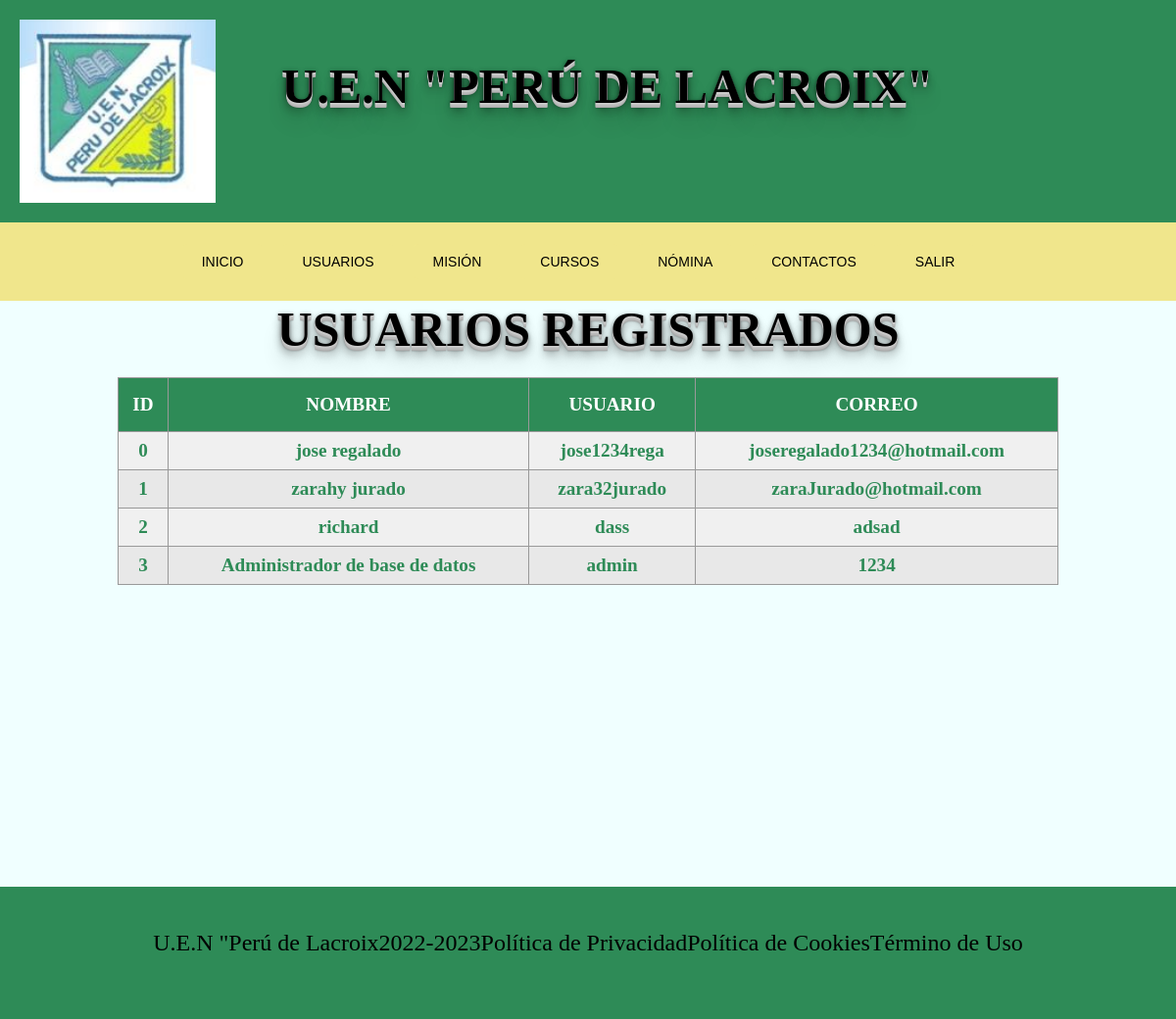
The page /plantilla2.php?pagina=usuarios (signed in) on the database its author committed.
### tables this page shows
CREATE TABLE `registro_usuario` (
  `nombre` text NOT NULL,
  `correo` text NOT NULL,
  `usuario` text NOT NULL,
  `password` text NOT NULL,
  `id` int(11) NOT NULL,
  `fecha` timestamp NOT NULL DEFAULT current_timestamp(),
  `priv_user` int(11) NOT NULL
);

### Controlador/RegistroControlador.php (called while the page is built, shortened)
<?php
class ControladorUsuario{
    static public function ctrSeleccionarRegistros($item, $valor)
    {
        $tabla = "registro_usuario";
        $respuesta = Registro_login::mdlSeleccionarRegistros($tabla, $item, $valor);
        return $respuesta;
    }
}

### Modelo/ConexionBD.php (called while the page is built)
<?php
class Conexion{
    static public function conectar(){
        $bd = new PDO("mysql:host=localhost;dbname=pdl_bd","root","");
        $bd -> exec("set names utf8");
        return $bd;
    }
}

### Modelo/Register_login.controlador.php (called while the page is built, shortened)
<?php
    require_once "ConexionBD.php";
class Registro_login{
    static public function mdlSeleccionarRegistros($tabla, $item, $valor){
        if($item == null && $valor == null){
            $stmt = Conexion::conectar()->prepare("SELECT *,DATE_FORMAT(fecha, '%m/%Y') AS fecha FROM $tabla ORDER BY id DESC");
            $stmt->execute();
            return $stmt->fetchAll();
        }else{
                $stmt = Conexion::conectar()->prepare("SELECT *,DATE_FORMAT(fecha, '%m/%Y') AS fecha FROM $tabla WHERE
                $item= :$item ORDER BY id DESC");
                $stmt->bindParam(":".$item,$valor, PDO::PARAM_STR);
                $stmt->execute();
                return $stmt->fetch();
        }
    }
}

### Vista/Paginas/usuarios.php (the view)
<?php
	$usuario = ControladorUsuario::ctrSeleccionarRegistros(null, null);
?>
<body style="margin:0; padding: 0;">
	<h1 style="text-align: center;">USUARIOS REGISTRADOS</h1>
	<table>
		<thead>
			<tr>
				<th colspan="1">ID</th>
				<th colspan="1">NOMBRE</th>
				<th colspan="1">USUARIO</th>
				<th colspan="1">CORREO</th>
			</tr>
		</thead>
		<tbody>
			<?php foreach ($usuario as $key => $value):?>
				<tr>
					<td><span class="numero"><?php echo ($key);?></span</td>
					<td><span class="numero"><?php echo $value["nombre"];?></span</td>
					<td><span class="numero"><?php echo $value["usuario"]; ?></span></td>
					<td><span class="numero"><?php echo $value["correo"] ?></span></td>
				</tr>
			<?php endforeach?>
		</tbody>
	</table>

### Plantilla2.php (shortened to what this page needs)
<?php
    require_once "Controlador/RegistroControlador.php";
    require_once "Modelo/Register_login.controlador.php";
?>
<!DOCTYPE html>
<html lang="en">
<head>
    <link rel="stylesheet" href="Recursos/css/css_estilo1.css">
</head>
<body>
<section class="header">
  <img src="Recursos/img/Logo Peru de Lacroix.png" alt="U.E.N Perú de Lacroix" id="miLogo">
  <h1>U.E.N "PERÚ DE LACROIX"</h1>
</section>
        <nav>
            <ul>
<?php if (isset($_GET["pagina"])): ?>
        <?php if($_GET["pagina"]=="inicio"): ?>
            <li ><a id="active" href="plantilla2.php?pagina=inicio">INICIO</a></li>
            <?php else: ?>
                <li  class="nav-item"><a id="active" class="nav-link" href="plantilla2.php?pagina=inicio">INICIO</a></li>
        <?php endif ?>
        <?php if($_GET["pagina"]=="usuarios"): ?>
            <li ><a id="active" href="plantilla2.php?pagina=usuarios">USUARIOS</a></li>
            <?php else: ?>
                <li  class="nav-item"><a id="active" class="nav-link" href="plantilla2.php?pagina=usuarios">USUARIOS</a></li>
        <?php endif ?>
        <?php if($_GET["pagina"]=="mision"): ?>
            <li class="nav-item"><a class="nav-link active" href="plantilla2.php?pagina=mision">MISIÓN</a></li>
        <?php else: ?>
            <li class="nav-item"><a class="nav-link" href="plantilla2.php?pagina=mision">MISIÓN</a></li>
        <?php endif ?>
        <?php if($_GET["pagina"]=="cursos"): ?>
            <li class="nav-item"><a class="nav-link active" href="plantilla2.php?pagina=cursos">CURSOS</a></li>
            <?php else: ?>
                <li class="nav-item"><a class="nav-link" href="plantilla2.php?pagina=cursos">CURSOS</a></li>
        <?php endif ?>
        <?php if($_GET["pagina"]=="ficha inscripcion"): ?>
        <li class="nav-item"><a class="nav-link active" href="plantilla2.php?pagina=nomina">NÓMINA</a></li>
            <?php else: ?>
                <li class="nav-item"><a class="nav-link" href="plantilla2.php?pagina=nomina">NÓMINA</a></li>
        <?php endif ?>
        <?php if($_GET["pagina"]=="contactos"): ?>
        <li class="nav-item"><a class="nav-link active" href="plantilla2.php?pagina=contactos">CONTACTOS</a></li>
            <?php else: ?>
                <li class="nav-item"><a class="nav-link" href="plantilla2.php?pagina=contactos">CONTACTOS</a></li>
        <?php endif ?>
        <?php if($_GET["pagina"]=="salir"): ?>
        <li class="nav-item"><a class="nav-link active" href="plantilla2.php?pagina=salir">SALIR</a></li>
            <?php else: ?>
                <li class="nav-item"><a class="nav-link" href="plantilla2.php?pagina=salir">SALIR</a></li>
        <?php endif ?>
<?php endif ?>
            </ul>
        </nav>
<?php
    if(isset($_GET["pagina"])){
        if($_GET["pagina"]=="inicio" ||
        $_GET["pagina"]=="usuarios" ||
        $_GET["pagina"]=="mision" ||
        $_GET["pagina"]=="cursos" ||
        $_GET["pagina"]=="nomina" ||
        $_GET["pagina"]=="ficha inscripcion" ||
        $_GET["pagina"]=="ficha inscripcion_actualizar" ||
        $_GET["pagina"]=="contactos" ||
        $_GET["pagina"]=="eliminar"||
        $_GET["pagina"]=="salir"){
            include "Vista/Paginas/".$_GET["pagina"].".php";
        }
        else{
            include "Vista/Paginas/error404.php";
        }
    }
?>
<section id="footer">
  <p>U.E.N "Perú de Lacroix</p>
  <p>2022-2023</p>
  <p>Política de Privacidad</p>
  <p>Política de Cookies</p>
  <p>Término de Uso</p>
</section>
</body>
</html>

### Recursos/css/css_estilo1.css (style rules this page uses)
* { margin: 0px; padding: 0px; }
html, body { width: 100%; background-color: #F0FFFF; display: flex; flex-direction: column; height: 100%; margin: 0; padding-bottom: 20%; }
.header { position: relative; background-color: #2E8B57; text-align: center; display: flex; justify-content: center; }
.header h1 { position: relative; width: 100%; height: 200px; text-align: center; padding-bottom: 5px; display: flex; justify-content: center; right: 7.5%; top: 21% }
.header #miLogo { width: 100%; max-width: 200px; height: auto; margin: 20px 0 20px 20px; position: relative; left: 0; }
h1 { padding-bottom: 20px; text-align: center; font-family: 'Dancing Script', cursive; font-size: 50px; color: #000000; text-shadow: 0 1px 0 #ccc, 0 2px 0 #c9c9c9, 0 3px 0 #bbb, 0 4px 0 #b9b9b9, 0 5px 0 #aaa, 0 6px 1px rgba(0,0,0,.1), 0 0 5px rgba(0,0,0,.1), 0 1px 3px rgba(0,0,0,.3), 0 3px 5px rgba(0,0,0,.2), 0 5px 10px rgba(0,0,0,.25), 0 10px 10px rgba(0,0,0,.2), 0 20px 20px rgba(0,0,0,.15); align-self: center; }
nav { font-family: Arial; max-width: auto; font-size: 14px; position: relative; width: 100%; height: 10%; background-color: #F0E68C; }
nav ul { position: relative; width: 100%; display: flex; justify-content: center; align-items: center; height: 100%; }
nav ul li { list-style: none; text-align: center; margin-right: 20px; }
nav ul li a { display: inline-block; padding: 10px 20px; color: #000000; text-decoration: none; background-color: #F0E68C; border-radius: 5px; }
#footer { height: 13%; background-color: #2E8B57; display: flex; justify-content: center; align-items: center; color: black; position: fixed; bottom: 0; width: 100%; z-index: 1; }
table { border-collapse: collapse; margin: 0 auto; width: 80%; background-color: #F0F0F0; margin-bottom: 100px; }
table td, table th { border: 1px solid #999; padding: 0.5rem; text-align: center; }
table th { background-color: #2E8B57; color: white; font-size: 1.2rem; padding-top: 1rem; padding-bottom: 1rem; }
table tr:nth-child(even) { background-color: #E8E8E8; }
.numero { font-weight: bold; font-size: 1.2rem; color: #2E8B57; }
body { padding-bottom: 30%; }
p { font-size: 24px; text-align: center; line-height: 1.5; margin-bottom: 20px; }

### rows shown on the page
registro_usuario: key "0", nombre "jose regalado", usuario "jose1234rega", correo "joseregalado1234@hotmail.com"
registro_usuario: key "1", nombre "zarahy jurado", usuario "zara32jurado", correo "zaraJurado@hotmail.com"
registro_usuario: key "2", nombre "richard", usuario "dass", correo "adsad"
registro_usuario: key "3", nombre "Administrador de base de datos", usuario "admin", correo "1234"
